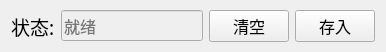
   <widget class="QWidget" name="layoutWidget_5">
    <property name="geometry">
     <rect>
      <x>340</x>
      <y>450</y>
      <width>291</width>
      <height>44</height>
     </rect>
    </property>
    <property name="sizePolicy">
     <sizepolicy hsizetype="Fixed" vsizetype="Preferred">
      <horstretch>0</horstretch>
      <verstretch>0</verstretch>
     </sizepolicy>
    </property>
    <layout class="QHBoxLayout" name="choiceInfoInput" stretch="1,1,2,2">
     <property name="spacing">
      <number>6</number>
     </property>
     <property name="topMargin">
      <number>10</number>
     </property>
     <property name="bottomMargin">
      <number>10</number>
     </property>
     <item>
      <widget class="QLabel" name="studentStateLabel_2">
       <property name="sizePolicy">
        <sizepolicy hsizetype="Fixed" vsizetype="Preferred">
         <horstretch>0</horstretch>
         <verstretch>0</verstretch>
        </sizepolicy>
       </property>
       <property name="font">
        <font>
         <family>宋体</family>
         <pointsize>14</pointsize>
        </font>
       </property>
       <property name="text">
        <string>状态:</string>
       </property>
      </widget>
     </item>
     <item>
      <widget class="QLineEdit" name="lineEdit_2">
       <property name="enabled">
        <bool>false</bool>
       </property>
       <property name="sizePolicy">
        <sizepolicy hsizetype="Fixed" vsizetype="Fixed">
         <horstretch>0</horstretch>
         <verstretch>0</verstretch>
        </sizepolicy>
       </property>
       <property name="font">
        <font>
         <family>Agency FB</family>
         <pointsize>12</pointsize>
         <weight>50</weight>
         <bold>false</bold>
        </font>
       </property>
       <property name="tabletTracking">
        <bool>false</bool>
       </property>
       <property name="contextMenuPolicy">
        <enum>Qt::DefaultContextMenu</enum>
       </property>
       <property name="text">
        <string/>
       </property>
       <property name="placeholderText">
        <string>就绪</string>
       </property>
       <property name="clearButtonEnabled">
        <bool>false</bool>
       </property>
      </widget>
     </item>
     <item>
      <widget class="QPushButton" name="studentButton_6">
       <property name="sizePolicy">
        <sizepolicy hsizetype="Fixed" vsizetype="Fixed">
         <horstretch>0</horstretch>
         <verstretch>0</verstretch>
        </sizepolicy>
       </property>
       <property name="font">
        <font>
         <family>宋体</family>
         <pointsize>12</pointsize>
        </font>
       </property>
       <property name="text">
        <string>清空</string>
       </property>
      </widget>
     </item>
     <item>
      <widget class="QPushButton" name="studentButton_7">
       <property name="sizePolicy">
        <sizepolicy hsizetype="Fixed" vsizetype="Fixed">
         <horstretch>0</horstretch>
         <verstretch>0</verstretch>
        </sizepolicy>
       </property>
       <property name="font">
        <font>
         <family>宋体</family>
         <pointsize>12</pointsize>
        </font>
       </property>
       <property name="text">
        <string>存入</string>
       </property>
      </widget>
     </item>
    </layout>
   </widget>
